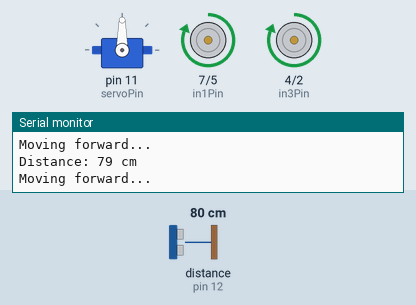
A sketch run on a simulated Arduino Uno, built with avr-gcc and run on an emulated ATmega328P. Parts: servo, motor-driver pin pairs drawn as motors (green arrow = first pin HIGH = forward, orange = second pin HIGH = backward, longer = more drive, scaled by the enable pin), the last lines printed to the serial monitor. Wiring (inferred from the names in the program): ultrasonic range finder: trigger pin 13; echo pin 12. The inputs (shaded band) are chosen by the test bench; at power-on: distance to the obstacle (sensor on pin 12) 80 cm. The echo pulse lasts 58.3 µs per cm.

Above: at 1.7 s.
1.8 s: distance to the obstacle (sensor on pin 12) set to 23 cm
3.3 s: distance to the obstacle (sensor on pin 12) set to 19 cm
At 5.2 s:
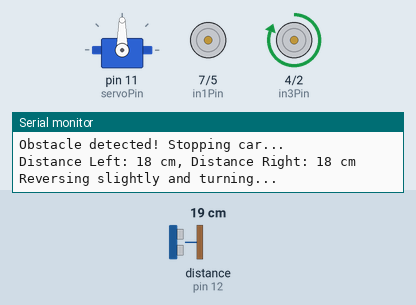
6.3 s: distance to the obstacle (sensor on pin 12) set to 35 cm
At 6.76 s:
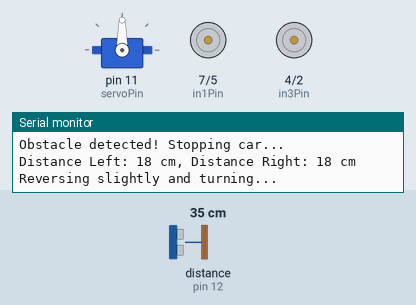
9.3 s: distance to the obstacle (sensor on pin 12) set to 2 cm
At 9.77 s:
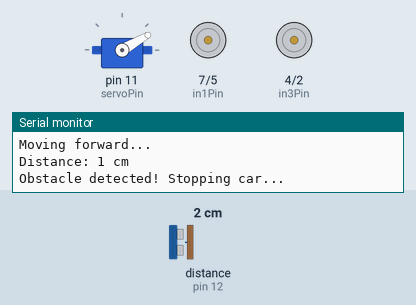
12.3 s: distance to the obstacle (sensor on pin 12) set to 60 cm
At 12.58 s:
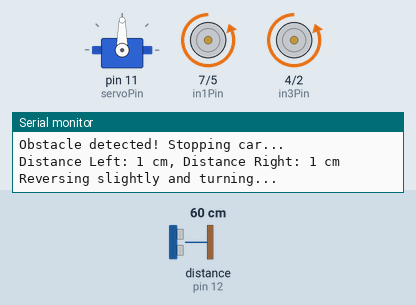
Timing chart, 0 to 15.3 s (numbered marks = the images above; inputs shaded):
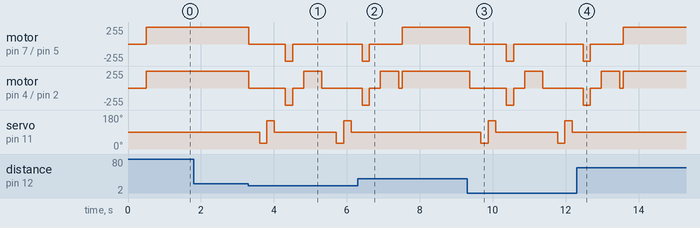

The sketch:

code_main.ino
```cpp
#include <Servo.h>

const int trigPin = 13;  // Ultrasonic sensor Trigger Pin
const int echoPin = 12;  // Ultrasonic sensor Echo Pin
const int servoPin = 11;

// Motor control pins: L298N H-bridge
const int enAPin = 6;   // Left motor PWM speed control
const int in1Pin = 7;   // Left motor Direction 1
const int in2Pin = 5;   // Left motor Direction 2
const int enBPin = 3;   // Right motor PWM speed control
const int in3Pin = 4;   // Right motor Direction 1
const int in4Pin = 2;   // Right motor Direction 2

Servo servo;

// Function declarations
void moveForward();
void moveBackward(int duration);
void turnRight();
void turnLeft();
void stopMotors();
int scanRight();
int scanLeft();
unsigned int measureDistance();
void returnToCenter();

void setup() {
    Serial.begin(9600);

    // Set pin modes
    pinMode(trigPin, OUTPUT);
    pinMode(echoPin, INPUT);
    pinMode(enAPin, OUTPUT);
    pinMode(in1Pin, OUTPUT);
    pinMode(in2Pin, OUTPUT);
    pinMode(enBPin, OUTPUT);
    pinMode(in3Pin, OUTPUT);
    pinMode(in4Pin, OUTPUT);

    servo.attach(servoPin);
    servo.write(90); // Center the servo
    delay(500);
    moveForward(); // Start moving forward
}

void loop() {
    int distance = measureDistance();
    Serial.println("Distance: " + String(distance) + " cm");

    if (distance < 20) { // Adjusted distance for early detection
        Serial.println("Obstacle detected! Stopping car...");
        stopMotors();
        delay(300);

        int distanceRight = scanRight();
        int distanceLeft = scanLeft();
        Serial.println("Distance Left: " + String(distanceLeft) + " cm, Distance Right: " + String(distanceRight) + " cm");

        returnToCenter();

        // Choose direction based on distance
        if (distanceRight > distanceLeft && distanceRight >= 30) {
            Serial.println("Turning right...");
            turnRight();
        } else if (distanceLeft > distanceRight && distanceLeft >= 30) {
            Serial.println("Turning left...");
            turnLeft();
        } else {
            Serial.println("Reversing slightly and turning...");
            moveBackward(200); // Reverse slightly
            delay(300);
            if (distanceLeft < distanceRight) {
                turnLeft(); // Turn left to avoid obstacle
            } else {
                turnRight(); // Turn right to avoid obstacle
            }
        }
    } else {
        Serial.println("Moving forward...");
        moveForward();
    }

    delay(100); // Stabilization delay
}

int scanRight() {
    servo.write(30); // Turn servo right
    delay(200); // Allow time for the servo to stabilize
    return measureDistance();
}

int scanLeft() {
    servo.write(150); // Turn servo left
    delay(200); // Allow time for the servo to stabilize
    return measureDistance();
}

unsigned int measureDistance() {
    digitalWrite(trigPin, LOW);
    delayMicroseconds(2);
    digitalWrite(trigPin, HIGH);
    delayMicroseconds(10);
    digitalWrite(trigPin, LOW);

    long duration = pulseIn(echoPin, HIGH);
    return duration * 0.0343 / 2; // Convert to centimeters
}

void returnToCenter() {
    servo.write(90); // Return servo to center position
    delay(300); // Shortened delay for quicker recovery
}

void moveForward() {
    digitalWrite(in1Pin, HIGH);
    digitalWrite(in2Pin, LOW); // Left motor forward
    digitalWrite(in3Pin, HIGH);
    digitalWrite(in4Pin, LOW); // Right motor forward
    analogWrite(enAPin, 255);
    analogWrite(enBPin, 255);
}

void moveBackward(int duration) {
    digitalWrite(in1Pin, LOW);  // Left motor backward
    digitalWrite(in2Pin, HIGH);
    digitalWrite(in3Pin, LOW);  // Right motor backward
    digitalWrite(in4Pin, HIGH);

    analogWrite(enAPin, 255);
    analogWrite(enBPin, 255);

    delay(duration); // Reverse for a short duration
    stopMotors();
}

void turnRight() {
    digitalWrite(in1Pin, LOW);
    digitalWrite(in2Pin, LOW); // Stop left motor
    digitalWrite(in3Pin, HIGH);
    digitalWrite(in4Pin, LOW); // Right motor forward
    analogWrite(enBPin, 255); // Full speed right motor

    delay(500); // Adjust turn duration
    stopMotors();
}

void turnLeft() {
    digitalWrite(in1Pin, HIGH);
    digitalWrite(in2Pin, LOW); // Left motor forward
    digitalWrite(in3Pin, LOW);
    digitalWrite(in4Pin, LOW); // Stop right motor
    analogWrite(enAPin, 255); // Full speed left motor

    delay(500); // Adjust turn duration
    stopMotors();
}

void stopMotors() {
    digitalWrite(in1Pin, LOW);
    digitalWrite(in2Pin, LOW);
    digitalWrite(in3Pin, LOW);
    digitalWrite(in4Pin, LOW);
    analogWrite(enAPin, 0);
    analogWrite(enBPin, 0);
}
```

Measured:
- the behaviour switches between 21 and 20 cm on distance to the obstacle (sensor on pin 12) (found by bisection; images 0 and 1)
- after the input at 3.3 s, motor on pin 7 (in1Pin) / pin 5 (in2Pin): forward 255/255 → stopped at once, → backward 255/255 1.0 s later, → stopped 0.20 s later; motor on pin 4 (in3Pin) / pin 2 (in4Pin): forward 255/255 → stopped at once, → backward 255/255 1.0 s later, → stopped 0.20 s later, → forward 255/255 0.30 s later, … (5 changes in this stretch)
- after the input at 6.3 s, servo on pin 11 (servoPin): stays 90° (without the input it goes to 30° after 1.5 s)
- after the input at 12.3 s, servo on pin 11 (servoPin): stays 90° (without the input it goes to 30° after 1.6 s)
